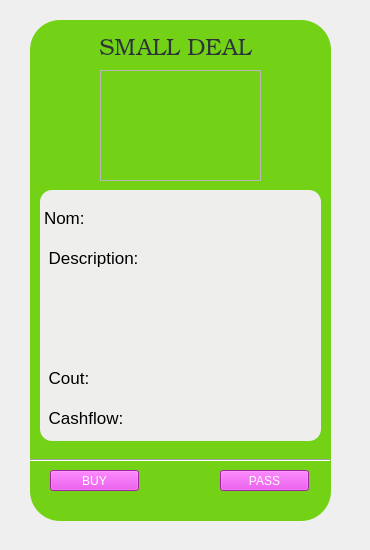
       <widget class="QWidget" name="interface_smalldeal">
        <widget class="QPlainTextEdit" name="affichage_carte_8">
         <property name="geometry">
          <rect>
           <x>30</x>
           <y>20</y>
           <width>301</width>
           <height>501</height>
          </rect>
         </property>
         <property name="styleSheet">
          <string notr="true">background-color: rgb(115, 210, 22);
border-radius:30px;</string>
         </property>
         <property name="backgroundVisible">
          <bool>false</bool>
         </property>
         <property name="centerOnScroll">
          <bool>false</bool>
         </property>
        </widget>
        <widget class="QLabel" name="titre_smalldeal">
         <property name="geometry">
          <rect>
           <x>50</x>
           <y>34</y>
           <width>251</width>
           <height>31</height>
          </rect>
         </property>
         <property name="font">
          <font>
           <family>URW Bookman L</family>
           <pointsize>17</pointsize>
           <weight>9</weight>
           <italic>false</italic>
           <bold>false</bold>
          </font>
         </property>
         <property name="styleSheet">
          <string notr="true">color: rgb(46, 52, 54);
background-image: url(:/images/backg.jpg);
font: 75 17pt &quot;URW Bookman L&quot;;
border-radius:8px;</string>
         </property>
         <property name="text">
          <string>SMALL DEAL</string>
         </property>
         <property name="alignment">
          <set>Qt::AlignCenter</set>
         </property>
        </widget>
        <widget class="QLabel" name="info_smalldeal">
         <property name="geometry">
          <rect>
           <x>40</x>
           <y>190</y>
           <width>281</width>
           <height>251</height>
          </rect>
         </property>
         <property name="font">
          <font>
           <family>Ubuntu</family>
           <pointsize>13</pointsize>
           <weight>50</weight>
           <italic>false</italic>
           <bold>false</bold>
          </font>
         </property>
         <property name="styleSheet">
          <string notr="true">font: 13pt &quot;Ubuntu&quot;;
background-color: rgb(238, 238, 236);
border-radius:12px;
padding-top:5px;</string>
         </property>
         <property name="text">
          <string>Nom: 
 
 Description: 
 
 
 
 
 
 Cout: 
  
 Cashflow:</string>
         </property>
        </widget>
        <widget class="Line" name="line_8">
         <property name="geometry">
          <rect>
           <x>30</x>
           <y>450</y>
           <width>301</width>
           <height>20</height>
          </rect>
         </property>
         <property name="orientation">
          <enum>Qt::Horizontal</enum>
         </property>
        </widget>
        <widget class="QPushButton" name="passerlesmalldeal">
         <property name="geometry">
          <rect>
           <x>220</x>
           <y>470</y>
           <width>89</width>
           <height>21</height>
          </rect>
         </property>
         <property name="styleSheet">
          <string notr="true">font: 13pt &quot;Ubuntu&quot;;
color: white;
background-color: rgb(224, 52, 226);</string>
         </property>
         <property name="text">
          <string>PASS</string>
         </property>
        </widget>
        <widget class="QFrame" name="image_smalldeal">
         <property name="geometry">
          <rect>
           <x>100</x>
           <y>70</y>
           <width>161</width>
           <height>111</height>
          </rect>
         </property>
         <property name="styleSheet">
          <string notr="true">border-image: url(:/images/sd_img.jpg);
</string>
         </property>
         <property name="frameShape">
          <enum>QFrame::StyledPanel</enum>
         </property>
         <property name="frameShadow">
          <enum>QFrame::Raised</enum>
         </property>
        </widget>
        <widget class="QPushButton" name="acheterlesmalldeal">
         <property name="geometry">
          <rect>
           <x>50</x>
           <y>470</y>
           <width>89</width>
           <height>21</height>
          </rect>
         </property>
         <property name="styleSheet">
          <string notr="true">font: 13pt &quot;Ubuntu&quot;;
color: white;
background-color: rgb(224, 52, 226);
</string>
         </property>
         <property name="text">
          <string>BUY</string>
         </property>
        </widget>
        <widget class="QLabel" name="nom_smalldeal">
         <property name="geometry">
          <rect>
           <x>90</x>
           <y>206</y>
           <width>211</width>
           <height>20</height>
          </rect>
         </property>
         <property name="text">
          <string/>
         </property>
        </widget>
        <widget class="QLabel" name="description_smalldeal">
         <property name="geometry">
          <rect>
           <x>50</x>
           <y>280</y>
           <width>261</width>
           <height>61</height>
          </rect>
         </property>
         <property name="text">
          <string/>
         </property>
         <property name="alignment">
          <set>Qt::AlignCenter</set>
         </property>
        </widget>
        <widget class="QLabel" name="cout_smalldeal">
         <property name="geometry">
          <rect>
           <x>100</x>
           <y>366</y>
           <width>211</width>
           <height>20</height>
          </rect>
         </property>
         <property name="text">
          <string/>
         </property>
        </widget>
        <widget class="QLabel" name="casflow_smalldeal">
         <property name="geometry">
          <rect>
           <x>130</x>
           <y>406</y>
           <width>171</width>
           <height>20</height>
          </rect>
         </property>
         <property name="text">
          <string/>
         </property>
        </widget>
        <widget class="QLabel" name="label_35">
         <property name="geometry">
          <rect>
           <x>0</x>
           <y>0</y>
           <width>361</width>
           <height>541</height>
          </rect>
         </property>
         <property name="styleSheet">
          <string notr="true">background-image: url(:/images/backg.jpg);</string>
         </property>
         <property name="text">
          <string/>
         </property>
        </widget>
        <zorder>label_35</zorder>
        <zorder>affichage_carte_8</zorder>
        <zorder>titre_smalldeal</zorder>
        <zorder>info_smalldeal</zorder>
        <zorder>line_8</zorder>
        <zorder>passerlesmalldeal</zorder>
        <zorder>image_smalldeal</zorder>
        <zorder>acheterlesmalldeal</zorder>
        <zorder>nom_smalldeal</zorder>
        <zorder>description_smalldeal</zorder>
        <zorder>cout_smalldeal</zorder>
        <zorder>casflow_smalldeal</zorder>
       </widget>
